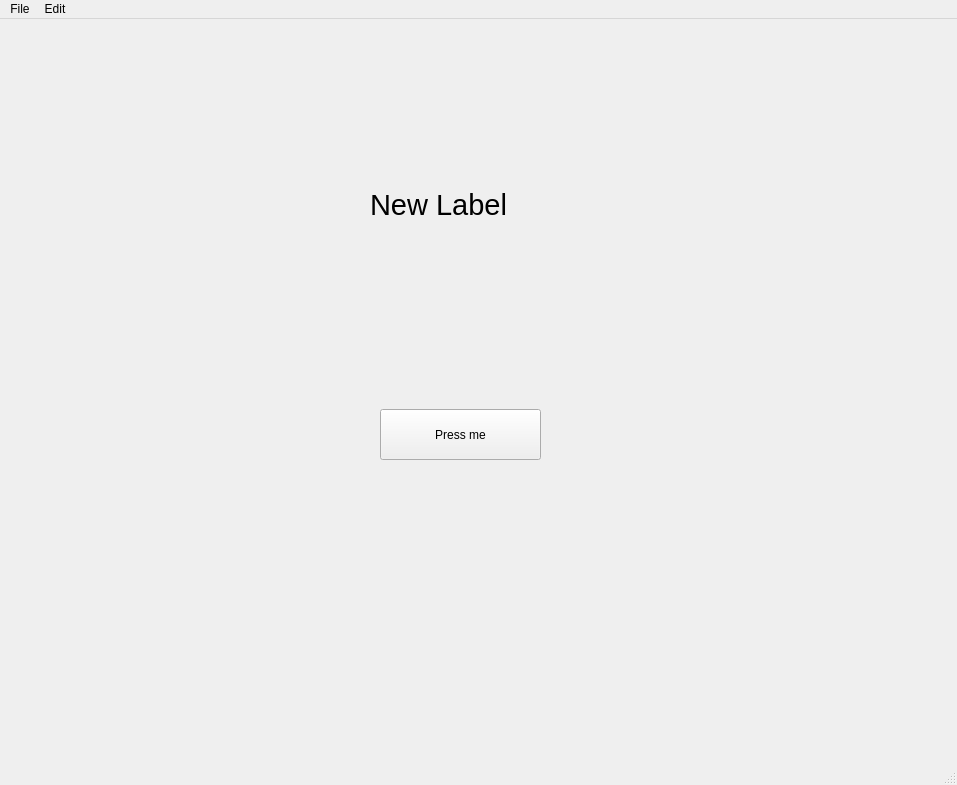
<?xml version="1.0" encoding="UTF-8"?>
<ui version="4.0">
 <class>MainWindow</class>
 <widget class="QMainWindow" name="MainWindow">
  <property name="geometry">
   <rect>
    <x>0</x>
    <y>0</y>
    <width>957</width>
    <height>785</height>
   </rect>
  </property>
  <property name="windowTitle">
   <string>MainWindow</string>
  </property>
  <widget class="QWidget" name="centralwidget">
   <widget class="QPushButton" name="button1">
    <property name="geometry">
     <rect>
      <x>380</x>
      <y>390</y>
      <width>161</width>
      <height>51</height>
     </rect>
    </property>
    <property name="text">
     <string>Press me</string>
    </property>
   </widget>
   <widget class="QLabel" name="label1">
    <property name="geometry">
     <rect>
      <x>370</x>
      <y>150</y>
      <width>181</width>
      <height>71</height>
     </rect>
    </property>
    <property name="font">
     <font>
      <pointsize>22</pointsize>
     </font>
    </property>
    <property name="text">
     <string>New Label</string>
    </property>
   </widget>
  </widget>
  <widget class="QMenuBar" name="menubar">
   <property name="geometry">
    <rect>
     <x>0</x>
     <y>0</y>
     <width>957</width>
     <height>21</height>
    </rect>
   </property>
   <widget class="QMenu" name="menuFile">
    <property name="title">
     <string>File</string>
    </property>
    <addaction name="actionNew"/>
    <addaction name="actionSave"/>
   </widget>
   <widget class="QMenu" name="menuEdit">
    <property name="title">
     <string>Edit</string>
    </property>
   </widget>
   <addaction name="menuFile"/>
   <addaction name="menuEdit"/>
  </widget>
  <widget class="QStatusBar" name="statusbar"/>
  <action name="actionNew">
   <property name="text">
    <string>New</string>
   </property>
   <property name="statusTip">
    <string>Create a new file</string>
   </property>
   <property name="shortcut">
    <string>Ctrl+N</string>
   </property>
  </action>
  <action name="actionSave">
   <property name="text">
    <string>Save</string>
   </property>
   <property name="statusTip">
    <string>Save the file</string>
   </property>
   <property name="shortcut">
    <string>Ctrl+S</string>
   </property>
  </action>
 </widget>
 <resources/>
 <connections/>
</ui>
